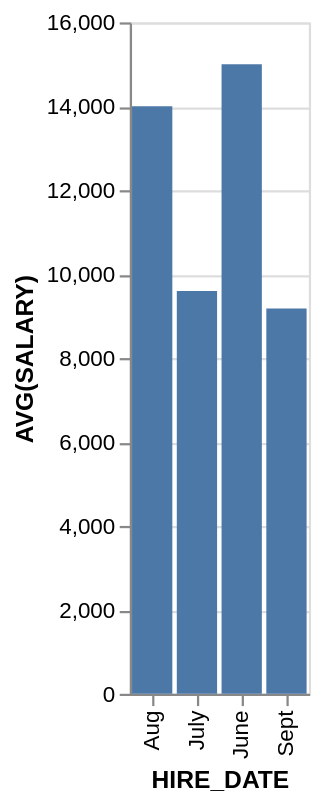

Express this chart as Vega-Lite.
### Vega-Lite specification from a JSON file in a GitHub repository (floating-point values rounded to 4 significant figures)
{"data": {"values": [{"x_data": "June", "y_data": 15000}, {"x_data": "July", "y_data": 9600}, {"x_data": "Aug", "y_data": 14000}, {"x_data": "Sept", "y_data": 9180}]}, "mark": "bar", "encoding": {"x": {"field": "x_data", "type": "nominal", "title": "HIRE_DATE", "sort": "ascending"}, "y": {"field": "y_data", "type": "quantitative", "title": "AVG(SALARY)"}}}
